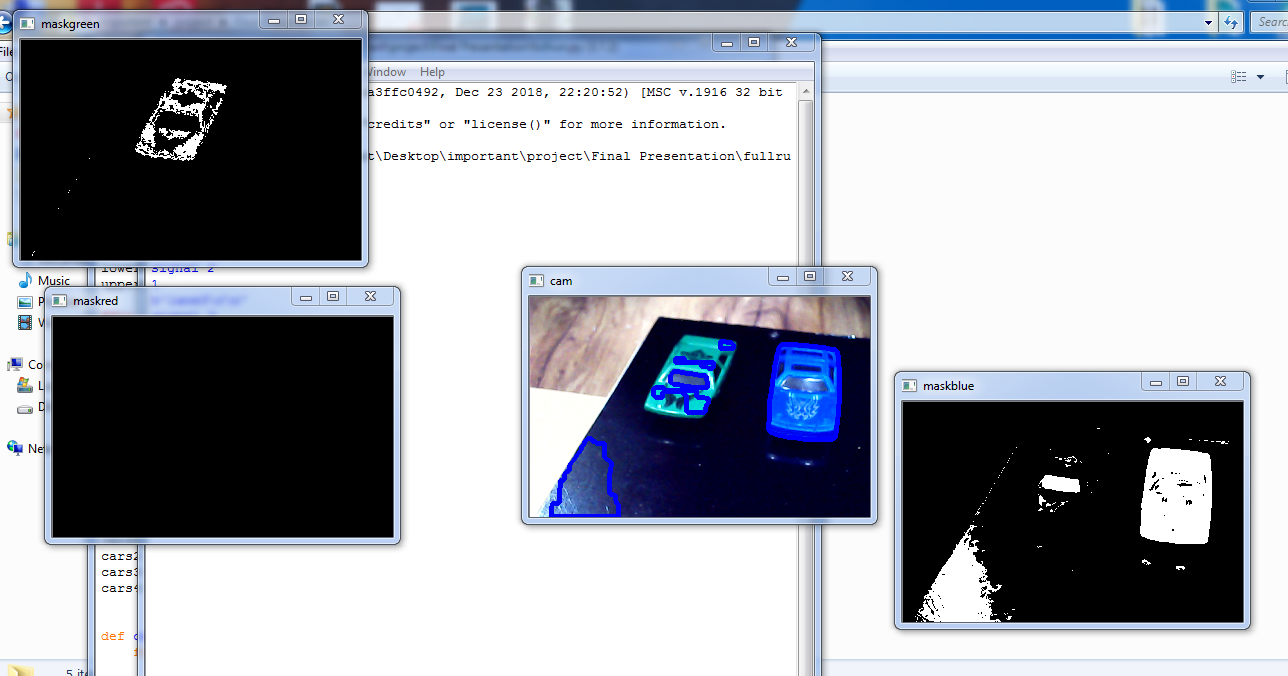
#> input picture main project pic.PNG, 1288 x 676 px, given in place of the camera
$ python redcolor.py   (older library calls are emulated)
#> lines starting #> are read from the running program, lines starting #| are printed output that depends on the picture; after the words box and inside, x2 and y2 are one past the last pixel; in counts of white or black regions, pixels touching at a corner belong together
import cv2
import numpy as np
import serial
#from serial import Serial  # Serial imported for Serial communication
import time  # Required to use delay functions


ASerial = serial.Serial('COM112', 9600)  # Create Serial port object called arduinoSerialData
time.sleep(2)  # wait for 2 seconds for the communication to get established

lowerBound = np.array([0, 99, 100])
upperBound = np.array([10, 255, 255])

cam = cv2.VideoCapture(1)
kernelOpen = np.ones((5, 5))
kernelClose = np.ones((20, 20))
font = cv2.FONT_HERSHEY_SIMPLEX
#font = cv2.InitFont(cv2.CV_FONT_HERSHEY_SIMPLEX, 2, 0.5, 0, 3, 1)

while True:
    ret, img = cam.read()
#> img is the input picture: shape (676, 1288, 3); mean B, G, R 170.1, 161.4, 157.5
    img = cv2.resize(img, (340, 220))
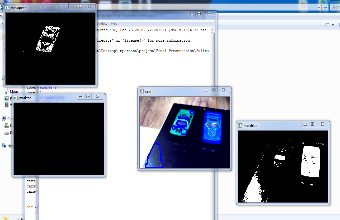
#> img: shape (220, 340, 3); mean B, G, R 170.4, 161.8, 157.8

    # convert BGR to HSV
    imgHSV = cv2.cvtColor(img, cv2.COLOR_BGR2HSV)
#> imgHSV: shape (220, 340, 3); mean H, S, V 31.1, 26.5, 171.3
    # create the Mask
    mask = cv2.inRange(imgHSV, lowerBound, upperBound)
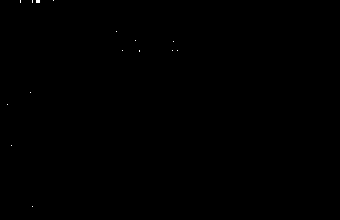
#> mask: shape (220, 340); 0.04% white in thin lines or dots, all inside (x1, y1, x2, y2) = (7, 0, 178, 207)
    # morphology
    maskOpen = cv2.morphologyEx(mask, cv2.MORPH_OPEN, kernelOpen)
#> maskOpen: shape (220, 340); every value is 0
    maskClose = cv2.morphologyEx(maskOpen, cv2.MORPH_CLOSE, kernelClose)

    maskFinal = maskClose
    conts, h = cv2.findContours(maskFinal.copy(), cv2.RETR_EXTERNAL, cv2.CHAIN_APPROX_NONE)
#> conts = []; h = None

    cv2.drawContours(img, conts, -1, (255, 0, 0), 3)
    print(len(conts))
#| 0

    cv2.imshow("mask", mask)
    cv2.imshow("cam", img)
    cv2.waitKey(10)
